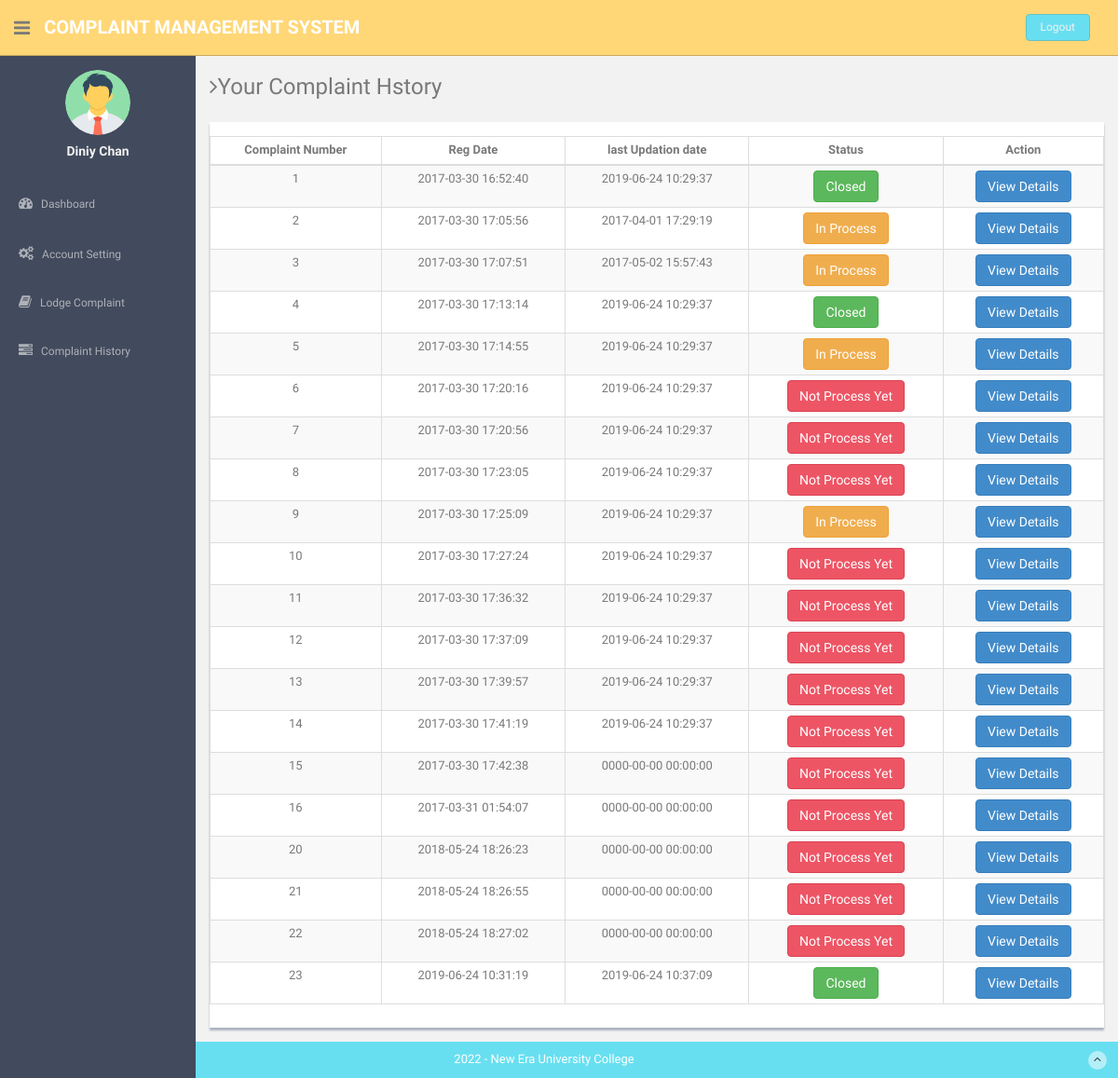
Screenshot of /cms/users/complaint-history.php (signed in) with the database file from the repository.
### tables this page shows
CREATE TABLE `users` (
  `id` int(11) NOT NULL,
  `fullName` varchar(255) DEFAULT NULL,
  `userEmail` varchar(255) DEFAULT NULL,
  `password` varchar(255) DEFAULT NULL,
  `contactNo` bigint(11) DEFAULT NULL,
  `address` tinytext DEFAULT NULL,
  `State` varchar(255) DEFAULT NULL,
  `country` varchar(255) DEFAULT NULL,
  `pincode` int(6) DEFAULT NULL,
  `userImage` varchar(255) DEFAULT NULL,
  `regDate` timestamp NOT NULL DEFAULT current_timestamp(),
  `updationDate` timestamp NULL DEFAULT NULL,
  `status` int(1) DEFAULT NULL
);

CREATE TABLE `tblcomplaints` (
  `complaintNumber` int(11) NOT NULL,
  `userId` int(11) DEFAULT NULL,
  `category` int(11) DEFAULT NULL,
  `subcategory` varchar(255) DEFAULT NULL,
  `complaintType` varchar(255) DEFAULT NULL,
  `state` varchar(255) DEFAULT NULL,
  `noc` varchar(255) DEFAULT NULL,
  `complaintDetails` mediumtext DEFAULT NULL,
  `complaintFile` varchar(255) DEFAULT NULL,
  `regDate` timestamp NULL DEFAULT current_timestamp(),
  `status` varchar(50) DEFAULT NULL,
  `lastUpdationDate` timestamp NULL DEFAULT NULL ON UPDATE current_timestamp()
);

### cms/users/complaint-history.php (the view, shortened to what this page needs)
<?php
include('includes/config.php');
if(strlen($_SESSION['login'])==0)
  {
header('location:index.php');
}
else{
?>
<!DOCTYPE html>
<html lang="en">
  <head>
    <link href="assets/css/bootstrap.css" rel="stylesheet">
    <link href="assets/font-awesome/css/font-awesome.css" rel="stylesheet" />
    <link href="assets/css/style.css" rel="stylesheet">
    <link href="assets/css/style-responsive.css" rel="stylesheet">
    <link href="assets/css/table-responsive.css" rel="stylesheet">
  </head>
  <body>
  <section id="container" >
<?php include("includes/header.php");?>
<?php include("includes/sidebar.php");?>
      <section id="main-content">
          <section class="wrapper">
          	<h3><i class="fa fa-angle-right"></i>Your Complaint Hstory</h3>
		  		<div class="row mt">
			  		<div class="col-lg-12">
                      <div class="content-panel">
                          <section id="unseen">
                            <table class="table table-bordered table-striped table-condensed">
                              <thead>
                              <tr style="text-align: center">
                                  <th style="text-align: center">Complaint Number</th>
                                  <th style="text-align: center">Reg Date</th>
                                  <th style="text-align: center">last Updation date</th>
                                  <th style="text-align: center">Status</th>
                                  <th style="text-align: center">Action</th>
                              </tr>
                              </thead>
                              <tbody>
  <?php $query=mysqli_query($con,"select * from tblcomplaints where userId='".$_SESSION['id']."'");
while($row=mysqli_fetch_array($query))
{
  ?>
                              <tr>
                                  <td align="center"><?php echo htmlentities($row['complaintNumber']);?></td>
                                  <td align="center"><?php echo htmlentities($row['regDate']);?></td>
                                 <td align="center"><?php echo  htmlentities($row['lastUpdationDate']);
                                 ?></td>
                                  <td align="center"><?php
                                    $status=$row['status'];
                                    if($status=="" or $status=="NULL")
                                    { ?>
                                      <button type="button" class="btn btn-theme04">Not Process Yet</button>
                                   <?php }
 if($status=="in process"){ ?>
<button type="button" class="btn btn-warning">In Process</button>
<?php }
if($status=="closed") {
?>
<button type="button" class="btn btn-success">Closed</button>
<?php } ?>
                                   <td align="center">
                                   <a href="complaint-details.php?cid=<?php echo htmlentities($row['complaintNumber']);?>">
<button type="button" class="btn btn-primary">View Details</button></a>
                                   </td>
                                </tr>
                              <?php } ?>
                              </tbody>
                          </table>
                          </section>
                  </div>
               </div>
		  	</div>
		</section><! --/wrapper -->
      </section>
<?php include("includes/footer.php");?>
  </section>
  </body>
</html>
<?php } ?>

### cms/users/includes/sidebar.php (shortened to what this page needs)
<aside>
          <div id="sidebar"  class="nav-collapse ">
              <ul class="sidebar-menu" id="nav-accordion">
                              <?php $query=mysqli_query($con,"select fullName,userImage from users where userEmail='".$_SESSION['login']."'");
 while($row=mysqli_fetch_array($query))
 {
 ?>
                  <p class="centered"><a href="profile.php">
<?php $userphoto=$row['userImage'];
if($userphoto==""):
?>
<img src="userimages/noimage.png"  class="img-circle" width="70" height="70" >
<?php else:?>
  <img src="userimages/<?php echo htmlentities($userphoto);?>" class="img-circle" width="70" height="70">
<?php endif;?>
</a>
</p>
                  <h5 class="centered"><?php echo htmlentities($row['fullName']);?></h5>
                  <?php } ?>
                  <li class="mt">
                      <a href="dashboard.php">
                          <i class="fa fa-dashboard"></i>
                          <span>Dashboard</span>
                      </a>
                  </li>
                  <li class="sub-menu">
                      <a href="javascript:;" >
                          <i class="fa fa-cogs"></i>
                          <span>Account Setting</span>
                      </a>
                  </li>
                  <li class="sub-menu">
                      <a href="register-complaint.php" >
                          <i class="fa fa-book"></i>
                          <span>Lodge Complaint</span>
                      </a>
                    </li>
                  <li class="sub-menu">
                      <a href="complaint-history.php" >
                          <i class="fa fa-tasks"></i>
                          <span>Complaint History</span>
                      </a>
                  </li>
              </ul>
          </div>
      </aside>

### cms/users/assets/css/style.css (style rules this page uses)
body { color: #797979; background: #f2f2f2; font-family: 'Ruda', sans-serif; padding: 0px !important; margin: 0px !important; font-size:13px; }
ul li { list-style: none; }
a, a:hover, a:focus { text-decoration: none; outline: none; }
#container { width: 100%; height: 100%; }
.btn-theme04 { color: #fff; background-color: #ed5565; border-color: #da4453; }
.centered { text-align: center; }
.mt { margin-top: 25px; }
#sidebar { width: 210px; height: 100%; position: fixed; background: #424a5d; }
#sidebar h5 { color: #f2f2f2; font-weight: 700; }
#sidebar ul li { position: relative; }
ul.sidebar-menu , ul.sidebar-menu li ul.sub { margin: -2px 0 0; padding: 0; }
ul.sidebar-menu { margin-top: 75px; }
ul.sidebar-menu li { margin-bottom: 5px; margin-left:10px; margin-right:10px; }
ul.sidebar-menu li.sub-menu { line-height: 15px; }
ul.sidebar-menu li a span { display: inline-block; }
ul.sidebar-menu li a { color: #aeb2b7; text-decoration: none; display: block; padding: 15px 0 15px 10px; font-size: 12px; outline: none; -webkit-transition: all 0.3s ease; -moz-transition: all 0.3s ease; -o-transition: all 0.3s ease; -ms-transition: all 0.3s ease; transition: all 0.3s ease; }
ul.sidebar-menu li a i { font-size: 15px; padding-right: 6px; }
#main-content { margin-left: 210px; }
.wrapper { display: inline-block; margin-top: 60px; padding-left: 15px; padding-right: 15px; padding-bottom: 15px; padding-top: 0px; width: 100%; }
.content-panel { background: #ffffff; box-shadow: 0px 3px 2px #aab2bd; padding-top: 15px; padding-bottom: 5px; }

### rows the page displays
users: userImage (picture), fullName "Diniy Chan"
tblcomplaints: complaintNumber "1", regDate "2017-03-30 16:52:40", lastUpdationDate "2019-06-24 10:29:37", status "Closed"
tblcomplaints: complaintNumber "2", regDate "2017-03-30 17:05:56", lastUpdationDate "2017-04-01 17:29:19", status "In Process"
tblcomplaints: complaintNumber "3", regDate "2017-03-30 17:07:51", lastUpdationDate "2017-05-02 15:57:43", status "In Process"
tblcomplaints: complaintNumber "4", regDate "2017-03-30 17:13:14", lastUpdationDate "2019-06-24 10:29:37", status "Closed"
tblcomplaints: complaintNumber "5", regDate "2017-03-30 17:14:55", lastUpdationDate "2019-06-24 10:29:37", status "In Process"
tblcomplaints: complaintNumber "6", regDate "2017-03-30 17:20:16", lastUpdationDate "2019-06-24 10:29:37", shows "Not Process Yet"
tblcomplaints: complaintNumber "7", regDate "2017-03-30 17:20:56", lastUpdationDate "2019-06-24 10:29:37", shows "Not Process Yet"
tblcomplaints: complaintNumber "8", regDate "2017-03-30 17:23:05", lastUpdationDate "2019-06-24 10:29:37", shows "Not Process Yet"
tblcomplaints: complaintNumber "9", regDate "2017-03-30 17:25:09", lastUpdationDate "2019-06-24 10:29:37", status "In Process"
tblcomplaints: complaintNumber "10", regDate "2017-03-30 17:27:24", lastUpdationDate "2019-06-24 10:29:37", shows "Not Process Yet"
tblcomplaints: complaintNumber "11", regDate "2017-03-30 17:36:32", lastUpdationDate "2019-06-24 10:29:37", shows "Not Process Yet"
tblcomplaints: complaintNumber "12", regDate "2017-03-30 17:37:09", lastUpdationDate "2019-06-24 10:29:37", shows "Not Process Yet"
tblcomplaints: complaintNumber "13", regDate "2017-03-30 17:39:57", lastUpdationDate "2019-06-24 10:29:37", shows "Not Process Yet"
tblcomplaints: complaintNumber "14", regDate "2017-03-30 17:41:19", lastUpdationDate "2019-06-24 10:29:37", shows "Not Process Yet"
tblcomplaints: complaintNumber "15", regDate "2017-03-30 17:42:38", lastUpdationDate "0000-00-00 00:00:00", shows "Not Process Yet"
tblcomplaints: complaintNumber "16", regDate "2017-03-31 01:54:07", lastUpdationDate "0000-00-00 00:00:00", shows "Not Process Yet"
tblcomplaints: complaintNumber "20", regDate "2018-05-24 18:26:23", lastUpdationDate "0000-00-00 00:00:00", shows "Not Process Yet"
tblcomplaints: complaintNumber "21", regDate "2018-05-24 18:26:55", lastUpdationDate "0000-00-00 00:00:00", shows "Not Process Yet"
tblcomplaints: complaintNumber "22", regDate "2018-05-24 18:27:02", lastUpdationDate "0000-00-00 00:00:00", shows "Not Process Yet"
tblcomplaints: complaintNumber "23", regDate "2019-06-24 10:31:19", lastUpdationDate "2019-06-24 10:37:09", status "Closed"
